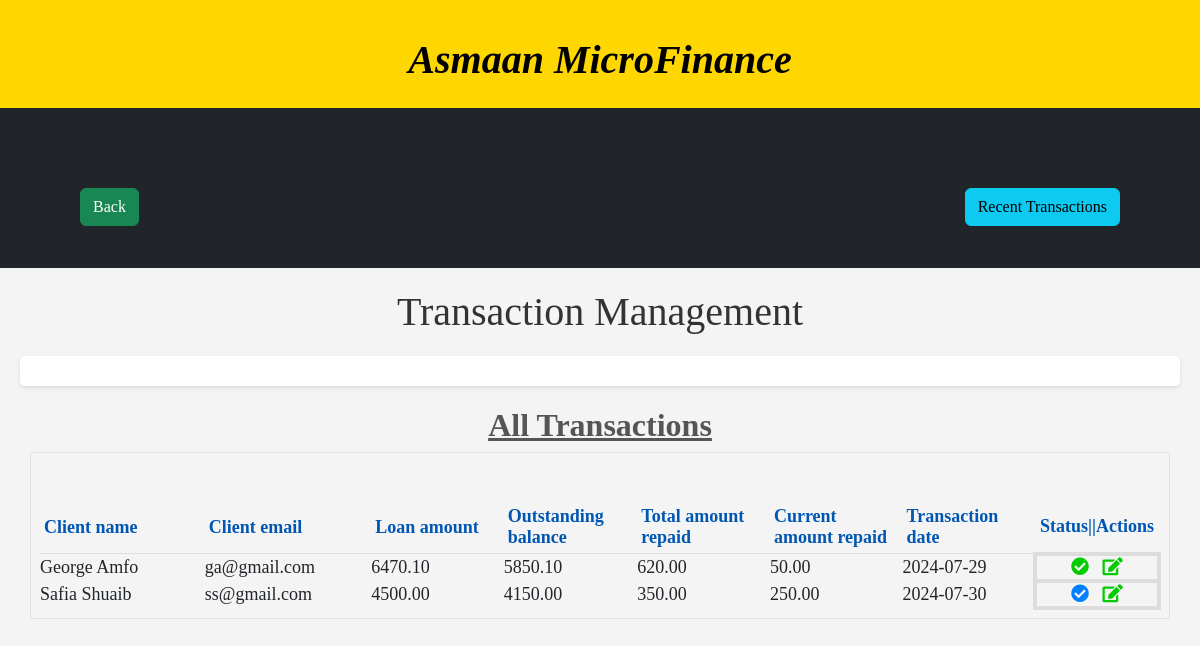
The page /microfinance/admin/all_transactions.php (signed in) on the database its author committed.
### tables this page shows
CREATE TABLE `transaction_mgt` (
  `t_id` int(11) NOT NULL,
  `sid` int(11) NOT NULL,
  `client_name` varchar(50) NOT NULL,
  `email` varchar(100) NOT NULL,
  `principal_amount` decimal(11,2) NOT NULL,
  `interest_rate` decimal(11,2) NOT NULL,
  `date_granted_loan` date NOT NULL,
  `loan_amount` decimal(11,2) NOT NULL,
  `outstanding_balance` decimal(11,2) NOT NULL,
  `total_amount_repaid` decimal(11,2) DEFAULT NULL,
  `amount_repaid` decimal(11,2) DEFAULT NULL,
  `transaction_date` date DEFAULT NULL,
  `transaction_method` varchar(20) DEFAULT NULL
);

### microfinance/action/get_all_loanee_names_action.php (called while the page is built, shortened)
<?php
include '../settings/connection.php';
function get_all_transactions() {
    global $conn;
    $sql = "SELECT * FROM transaction_mgt WHERE amount_repaid IS NOT NULL AND transaction_date IS NOT NULL";
    $result = $conn->query($sql);
    if ($result) {
        if ($result->num_rows > 0) {
            $names = array();
            while ($row = $result->fetch_assoc()) {
                $names[] = $row;
            }
            return $names;
        } else {
            return array();
        }
    } else {
        return false;
    }
}
?>

### microfinance/functions/all_transaction_fxn.php (the view, shortened to what this page needs)
<?php
include '../action/get_all_loanee_names_action.php';
echo '<link rel="stylesheet" type="text/css" href="https://cdnjs.cloudflare.com/ajax/libs/font-awesome/5.15.4/css/all.min.css">';
function display_all_transactions() {
    $names = get_all_transactions();
    if ($names !== false) {
        if (!empty($names)) {
            echo "<table>";
            echo "<tr style='color:#0056b3;'><th>Client name</th><th>Client email</th><th>Loan amount</th><th>Outstanding balance</th><th>Total amount repaid</th><th>Current amount repaid</th><th>Transaction date</th><th>Status||Actions</th></tr>";
            foreach ($names as $name) {
                echo "<tr>";
	        echo "<td style='width: 15%;'>" . $name['client_name'] . "</td>";
                echo "<td style='width: 15%;'>" . $name['email'] . "</td>";
	        echo "<td style='width: 12%;'>" . $name['loan_amount'] . "</td>";
                echo "<td style='width: 12%;'>" . $name['outstanding_balance'] . "</td>";
		echo "<td style='width: 12%;'>" . $name['total_amount_repaid'] . "</td>";
		echo "<td style='width: 12%;'>" . $name['amount_repaid'] . "</td>";
	        echo "<td style='width: 12%;'>" . $name['transaction_date'] . "</td>";
            	$statusColor = '';
            	$statusTitle = '';
            	switch ($name['sid']) {
                    case 3:
                        $statusColor = '#00cc00';
                        $statusTitle = 'Confirmed';
                        break;
                    default:
                        $statusColor = '#0080FF';
                        $statusTitle = 'Default';
                        break;
                }
                echo "<td style='width: 10%; border: 4px solid #dddddd; text-align: center; vertical-align: middle;'>";
                echo "<a href='../admin/update_payment_verification_status.php?t_id=" . $name['t_id'] . "' class='delete-link'>";
                echo "<i class='fas fa-check-circle' title='" . $statusTitle . "' style='color: " . $statusColor . "' ></i>";
                echo "</a>&nbsp;&nbsp;&nbsp;";
		echo "<a href='../admin/edit_outstanding_balance.php?t_id=" . $name['t_id'] . "' class='edit-link' style='color:#00cc00;'><i class='fas fa-edit' title='Edit'></i></a>";
                echo "</td>";
                echo "</tr>";
            }
            echo "</table>";
        } else {
            echo "<tr><td colspan='8' style='color: red; text-align: center; width: 100%; font-family:Times New Roman, san-serif; font-size:22px;'><strong>Empty log</strong></td></tr>";
        }
    } else {
        echo "Error retrieving transaction.";
    }
}
?>

### microfinance/admin/all_transactions.php (style rules this page uses)
body { font-family: Times New Roman, sans-serif; background-color: #f4f4f4; margin: 0; padding: 0; }
table { width: 100%; margin-top: 20px; margin-left: auto; margin-right: auto; }
th { padding: 5px; border-bottom: 1px solid #ddd; text-align: left; }
th:first-child { width: 15%; }
th:nth-child(2) { width: 15%; }
th:nth-child(3) { width: 12%; }
th:nth-child(4) { width: 12%; }
th:nth-child(5) { width: 12%; }
th:nth-child(6) { width: 12%; }
th:last-child { width: 10%; }

### microfinance/functions/all_transaction_fxn.php (style rules this page uses)
table, th, td { font-family: 'Times New Roman', Times, serif; font-size:18px; }

### rows shown on the page
transaction_mgt: client_name "George Amfo", email "ga@gmail.com", loan_amount "6470.10", outstanding_balance "5850.10", total_amount_repaid "620.00", amount_repaid "50.00", transaction_date "2024-07-29"
transaction_mgt: client_name "Safia Shuaib", email "ss@gmail.com", loan_amount "4500.00", outstanding_balance "4150.00", total_amount_repaid "350.00", amount_repaid "250.00", transaction_date "2024-07-30"
